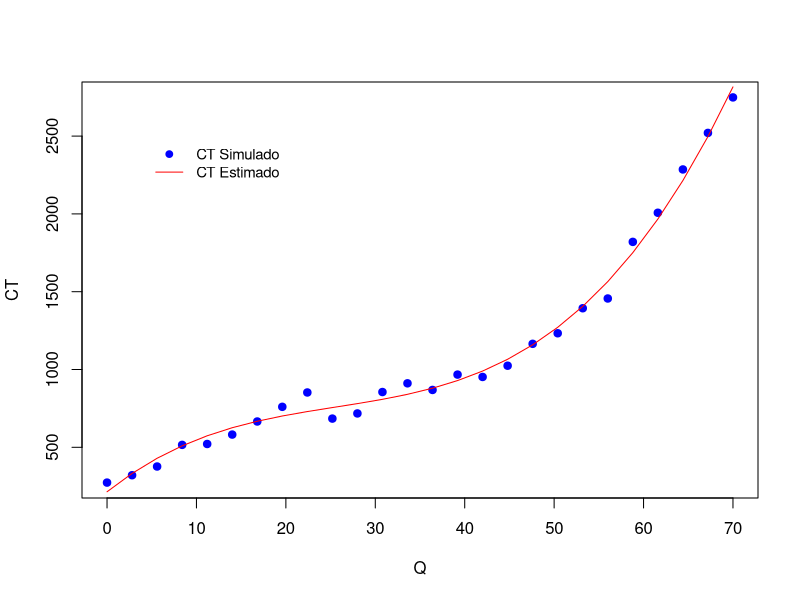
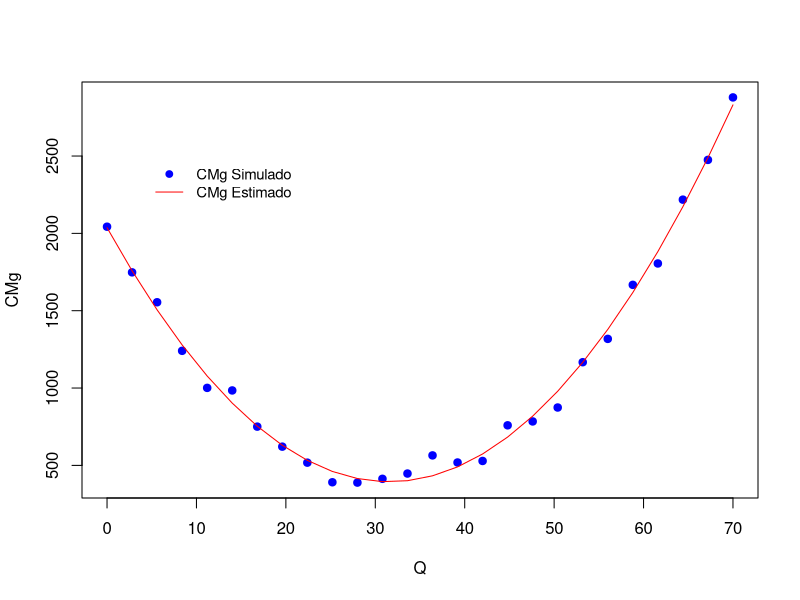

Generate these figures, in order, with R:
#############################
### Polinomial Cubico ###
#############################
set.seed(67)
e=rnorm(1:26,0,60)
Q=seq(0,70,length=26)
CT=200+50*Q-1.58*(Q**2)+0.02*(Q**3) + e
round(Q,0);
round(CT,0)
#
# gerar as variaveis Q2 e Q3
Q2=Q**2;Q3=Q**3
# rodar a regressao e guardar em regp3
regp3=lm(CT ~ Q + Q2 + Q3)
# mostrar os resultados
summary(regp3)
# Coeficientes Estimados
b1=coefficients(regp3)[2];b1
b2=coefficients(regp3)[3];b2
b3=coefficients(regp3)[4];b3
# Medias de Q (QM) e CT (CTM)
QM=mean(Q);CTM=mean(CT)
# Efeito Marginal (EM)
EM = b1 + 2*b2*(QM) + 3*b3*(QM**2)
EM
# Elasticidade (E)
E = EM*(QM/CTM)
E
# Plot de pontos CTxQ
plot(CT ~ Q, pch=19, col="blue") 
# Adicionar lina CTxQ estimado
lines(Q,fitted(regp3),col = "red",type = "l")
# Inserir legenda
legend(5, 2500, legend=c("CT Simulado","CT Estimado"),
      col=c("blue","red"),lty=c(0,1), pch=c(19,32),cex=0.9,box.lty=0)

#############################
### Polinomial Quadratico ###
#############################
set.seed(78)
# simulacao dos dados
e=rnorm(1:26,0,60)
Q=seq(0,70,length=26)
CMg = 2000 - 100*Q + 1.6*(Q**2) + e
round(Q)
round(CMg)
# Estimação
Q2=Q**2
regp2=lm(CMg ~ Q + Q2)
summary(regp2)
#
# Coeficientes Estimados
b1=coefficients(regp2)[2];b1
b2=coefficients(regp2)[3];b2
# Medias de Q (QM) e CMg (CMgM)
QM=mean(Q);CMgM=mean(CMg)
#
# Efeito Marginal (EM)
EM = b1 + 2*b2*(QM)
EM
# Elasticidade (E)
E = EM*(QM/CMgM)
E
# Grafico
plot(CMg ~ Q, pch=19, col="blue") 
lines(Q,fitted(regp2),col = "red",type = "l")
legend(5, 2500, legend=c("CMg Simulado","CMg Estimado"),
       col=c("blue","red"),lty=c(0,1), pch=c(19,32),cex=0.9,box.lty=0)

